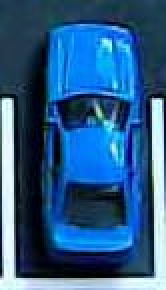
#> input picture blue_car.jfif, 83 x 145 px, given in place of video, which was not available (shown 2 times larger)
$ python punto_3.py
#> lines starting #> are read from the running program, lines starting #| are printed output that depends on the picture; pictures that were not available may be replaced by others from this repository, and a replacement may not be noted
#> further down, frame is the input picture: shape (145, 83, 3); mean B, G, R 135.9, 91.3, 43.6
import cv2
import numpy as np

# Dirección de la cámara del celular
video_path = "http://192.168.1.9:4747/video" #la IP del celular

def detect_parking_space(frame):
    """ Detecta si el espacio de parqueo está ocupado con Canny. """
    gray = cv2.cvtColor(frame, cv2.COLOR_BGR2GRAY)
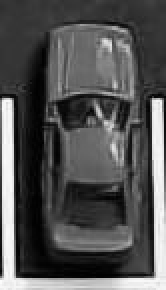
#> gray: shape (145, 83) (shown 2 times larger); min 0, max 252, mean 82.1
    edges = cv2.Canny(gray, 50, 150)
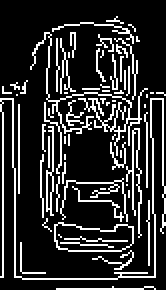
#> edges: shape (145, 83) (shown 2 times larger); 18% white in thin lines or dots

    # Definir la región del espacio de parqueo
    x, y, w, h = 150, 150, 250, 250  # Ajusta según la ubicación real
    parking_zone = edges[y:y+h, x:x+w]
#> parking_zone = empty array

    # Contar los píxeles con bordes
    edge_count = np.sum(parking_zone > 0)
#> edge_count = 0

    # Ajustar umbral de detección
    ocupado = edge_count > 1500
#> ocupado = False

    return ocupado, edges, (x, y, w, h)

def detect_car_color(frame, x, y, w, h):
    """ Detecta el color del carro en el espacio de parqueo. """
    roi = frame[y:y+h, x:x+w]  # Recortar la zona del parqueo
    hsv = cv2.cvtColor(roi, cv2.COLOR_BGR2HSV)

    # Definir rangos de colores en HSV
    color_ranges = {
        "Rojo": [(0, 100, 100), (10, 255, 255)],
        "Verde": [(40, 50, 50), (75, 255, 255)],
        "Azul": [(90, 50, 50), (130, 255, 255)]
    }

    detected_color = "Desconocido"

    for color, (lower, upper) in color_ranges.items():
        mask = cv2.inRange(hsv, np.array(lower), np.array(upper))
        if np.sum(mask) > 5000:  # Ajusta el umbral de detección de color
            detected_color = color
            break

    return detected_color

cap = cv2.VideoCapture(video_path)

while True:
    ret, frame = cap.read()
    if not ret:
        break

    # Detección de espacio de parqueo y bordes
    ocupado, edges, (x, y, w, h) = detect_parking_space(frame)
#> ocupado = False; x = 150; y = 150; w = 250; h = 250

    if ocupado:
        color = detect_car_color(frame, x, y, w, h)
        print(f"🚗 Espacio ocupado - Color del carro: {color}")
    else:
        print("🟢 Espacio libre")

    # Mostrar la imagen original (a color) sin rectángulos ni marcas
    cv2.imshow("Detección de Color", frame)

    # Mostrar la imagen con bordes Canny
    cv2.imshow("Detección de Bordes - Canny", edges)

    if cv2.waitKey(1) & 0xFF == ord('q'):
#> (key q is pressed here)
        break

cap.release()
cv2.destroyAllWindows()

#Julian Trujillo
#Nicol Garcia
#Carlos Sanchez
#Vivian Montoya

$ run again, on yellow_car.jfif
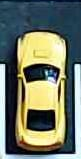
#> input picture yellow_car.jfif, 81 x 159 px, given in place of video, which was not available
#> frame is the input picture: shape (159, 81, 3); mean B, G, R 102, 119.3, 111.8
#> in detect_parking_space, `gray = cv2.cvtColor(frame, cv2.COLOR_BGR2GRAY)`:
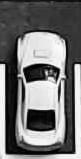
#> gray: shape (159, 81); min 0, max 254, mean 115.1
#> in detect_parking_space, `edges = cv2.Canny(gray, 50, 150)`:
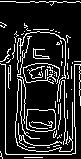
#> edges: shape (159, 81); 15.2% white in thin lines or dots
#> parking_zone = empty array
#> edge_count = 0
#> in detect_parking_space, `ocupado = edge_count > 1500`: ocupado = False
#> `ocupado, edges, (x, y, w, h) = detect_parking_space(frame)`: x = 150; w = 250
